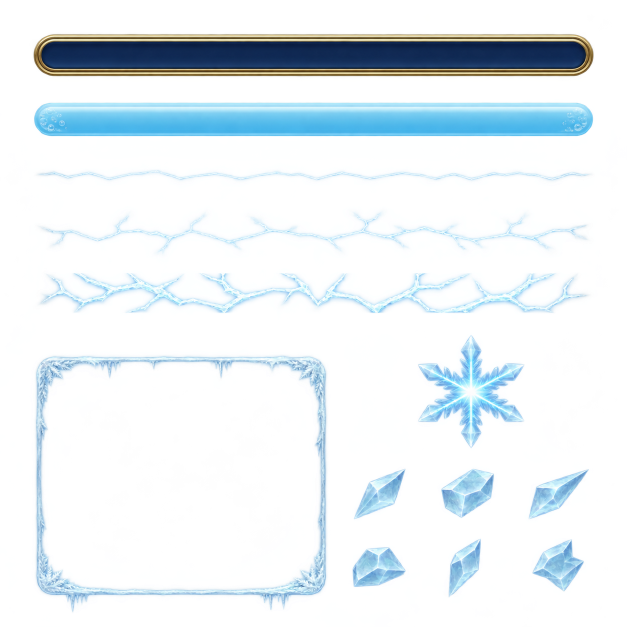
#> input picture docs/art/pm89/buzlu_bar/_kaynak/atlas_A.png, 1254 x 1254 px (shown at 1/2 size); its folder holds only this picture in this run
$ python build_assets.py
#> lines starting #> are read from the running program, lines starting #| are printed output that depends on the picture
#> in export_variant, atlas is the input picture: PIL image 1254x1254 RGBA; mean R, G, B, A 96.3, 127.7, 136.7, 46.2
"""Export built-in image_gen atlases using Pillow; never touch game files.

Run with Python + Pillow. --refresh replaces only this script's generated outputs.
"""
from __future__ import annotations

import argparse
import hashlib
import json
import math
import random
from pathlib import Path

from PIL import Image, ImageDraw, ImageFont, ImageOps

HERE = Path(__file__).resolve().parent
ROOT = HERE.parent
RESAMPLE = Image.Resampling.LANCZOS
REFRESH = argparse.ArgumentParser()
REFRESH.add_argument('--refresh', action='store_true')
ALLOW_REFRESH = REFRESH.parse_args().refresh
NAVY = '#102A43'
CREAM = '#F3E8CE'
GOLD = '#C6AA6A'
SIZES = {'track.png': (600, 84), 'fill.png': (600, 60),
         'crystal.png': (128, 128), 'panel_frost.png': (339, 291)}
SIZES.update({f'shard_{i}.png': (96, 96) for i in range(1, 7)})
SIZES.update({f'crack_{i}.png': (600, 84) for i in range(1, 4)})

# Pixel regions in the original 1254-square generated atlases.
BOXES = {
    'A': {'track': (42, 42, 1215, 174), 'fill': (42, 176, 1215, 293),
          'cracks': [(45, 309, 1210, 398), (45, 400, 1210, 531),
                     (45, 532, 1210, 660)],
          'frost': (35, 692, 682, 1240), 'crystal': (808, 665, 1070, 914),
          'shards': [(682, 923, 837, 1058), (854, 923, 1015, 1058),
                     (1034, 923, 1210, 1058), (682, 1071, 837, 1222),
                     (854, 1071, 1015, 1222), (1034, 1071, 1210, 1222)]},
    'B': {'track': (42, 25, 1215, 172), 'fill': (42, 176, 1215, 290),
          'cracks': [(45, 308, 1210, 398), (45, 400, 1210, 529),
                     (45, 532, 1210, 641)],
          'frost': (30, 687, 665, 1235), 'crystal': (805, 640, 1065, 875),
          'shards': [(680, 876, 814, 1035), (853, 887, 1007, 1035),
                     (1040, 879, 1210, 1035), (675, 1051, 814, 1210),
                     (842, 1051, 1007, 1210), (1040, 1051, 1210, 1210)]},
    'C': {'track': (42, 37, 1215, 169), 'fill': (42, 176, 1215, 290),
          'cracks': [(45, 308, 1210, 398), (45, 400, 1210, 518),
                     (45, 520, 1210, 652)],
          'frost': (35, 675, 681, 1230), 'crystal': (815, 658, 1066, 885),
          'shards': [(680, 891, 817, 1035), (856, 890, 1007, 1035),
                     (1040, 890, 1210, 1035), (675, 1051, 817, 1210),
                     (849, 1051, 1007, 1210), (1040, 1051, 1210, 1210)]},
}


# [5 lines left out: function save, not called in this run]


def clean_alpha(im):
    im = im.convert('RGBA')
    # Generated transparent backgrounds contain harmless alpha=1 fringe noise.
    a = im.getchannel('A').point(lambda v: 0 if v <= 8 else v)
    im.putalpha(a)
    im.paste((0, 0, 0, 0), mask=a.point(lambda v: 255 if v == 0 else 0))
    return im


def extract(atlas, box, size, pad=3, contain=False):
    im = clean_alpha(atlas.crop(box))
    bbox = im.getchannel('A').point(lambda v: 255 if v > 16 else 0).getbbox()
#> bbox = (25, 25, 1146, 111)
    if not bbox:
        raise ValueError(f'Empty source region: {box}')
    # Keep a few pixels of the original antialiased/glowing edge.
    l, t, r, b = bbox
#> l = 25; t = 25; r = 1146; b = 111
    im = im.crop((max(0, l-3), max(0, t-3), min(im.width, r+3), min(im.height, b+3)))
#> im: PIL image 1127x92 RGBA
    target = (size[0] - 2*pad, size[1] - 2*pad)
    im = ImageOps.contain(im, target, RESAMPLE) if contain else im.resize(target, RESAMPLE)
#> im: PIL image 592x76 RGBA
    out = Image.new('RGBA', size)
#> out: PIL image 600x84 RGBA; every value is 0
    out.alpha_composite(im, ((size[0]-im.width)//2, (size[1]-im.height)//2))
    return clean_alpha(out)


def uniform_center(im, cap):
    """Retain image_gen end caps; repeat one source column across the middle."""
#> called with cap = 42
    w, h = im.size
#> w = 600; h = 84
    column = im.crop((w//2, 0, w//2+1, h))
    im.paste(column.resize((w-2*cap, h), Image.Resampling.NEAREST), (cap, 0))
    # Blend only INSIDE the fixed caps so seams meet the uniform middle exactly.
    for j in range(10):
        amount = (j+1)/10
        x = cap-10+j
        im.paste(Image.blend(im.crop((x, 0, x+1, h)), column, amount), (x, 0))
        x = w-cap+9-j
        im.paste(Image.blend(im.crop((x, 0, x+1, h)), column, amount), (x, 0))
#> this loop made 10 passes
    return im


def alpha_scale(im, amount):
    im = im.copy()
    im.putalpha(im.getchannel('A').point(lambda a: round(a*max(0, min(1, amount)))))
    return im


def export_variant(v):
    atlas = Image.open(HERE/f'atlas_{v}.png').convert('RGBA')
    if atlas.size != (1254, 1254):
        raise ValueError('Atlas coordinates require the original 1254px sheet')
    box = BOXES[v]
    art = {}
    art['track'] = uniform_center(extract(atlas, box['track'], (600, 84), 4), 42)
    art['fill'] = uniform_center(extract(atlas, box['fill'], (600, 60), 3), 30)
#> in clean_alpha (call 3), `a = im.getchannel('A').point(lambda v: 0 if v <= 8 else v)`:
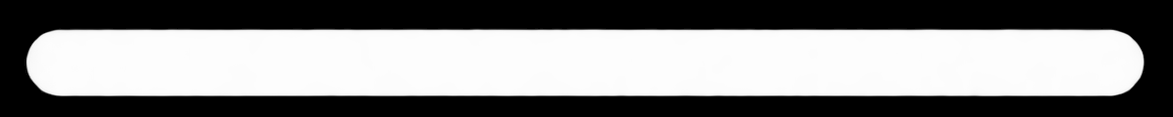
#> a: PIL image 1173x117 L; min 0, max 255, mean 134.1
#> in extract (call 2), `out = Image.new('RGBA', size)`: out: PIL image 600x60 RGBA; every value is 0
#> the loop in uniform_center (call 2), `for j in range(10):` made 10 passes
    if v == 'B':
        art['track'] = alpha_scale(art['track'], .78)
    for name in ('track', 'fill'):
        if name == 'track' and v == 'B':
            continue
        a = art[name].getchannel('A').point(lambda a: 255 if a >= 230 else a)
        art[name].putalpha(a)
    art['crystal'] = extract(atlas, box['crystal'], (128, 128), 6, contain=True)
#> call 3 of extract, with box = (808, 665, 1070, 914), size = (128, 128), pad = 6, contain = True
#> in clean_alpha (call 5), `im = im.convert('RGBA')`:
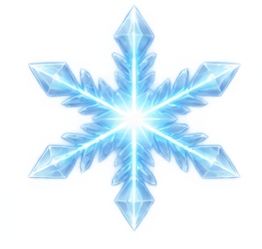
#> im: PIL image 262x249 RGBA; mean R, G, B, A 151.1, 179.6, 194.7, 72; transparent parts drawn white
#> in clean_alpha (call 5), `a = im.getchannel('A').point(lambda v: 0 if v <= 8 else v)`:
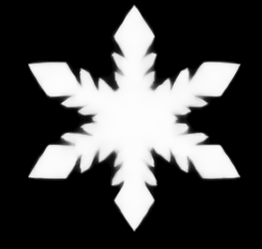
#> a: PIL image 262x249 L; min 0, max 253, mean 71.3
#> in extract (call 3), `bbox = im.getchannel('A').point(lambda v: 255 if v > 16 else 0).getbbo..`: bbox = (28, 4, 241, 232)
#> in extract (call 3), `l, t, r, b = bbox`: l = 28; t = 4; r = 241; b = 232
#> in extract (call 3), `im = ImageOps.contain(im, target, RESAMPLE) if contain else im.resize(..`:
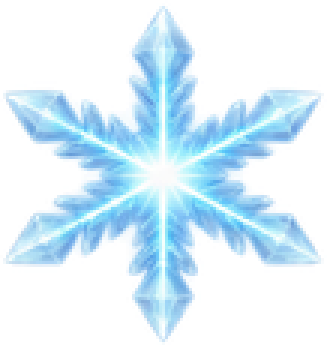
#> im: PIL image 109x116 RGBA (shown 3 times larger); mean R, G, B, A 69.7, 96.3, 111.9, 90.9; transparent parts drawn white
#> in extract (call 3), `out = Image.new('RGBA', size)`: out: PIL image 128x128 RGBA; every value is 0
#> in clean_alpha (call 6), `a = im.getchannel('A').point(lambda v: 0 if v <= 8 else v)`:
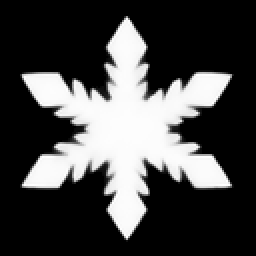
#> a: PIL image 128x128 L (shown 2 times larger); min 0, max 255, mean 70.1
    art['panel_frost'] = extract(atlas, box['frost'], (339, 291), 2)
#> call 4 of extract, with box = (35, 692, 682, 1240), size = (339, 291), pad = 2, contain = False
#> in clean_alpha (call 7), `a = im.getchannel('A').point(lambda v: 0 if v <= 8 else v)`:
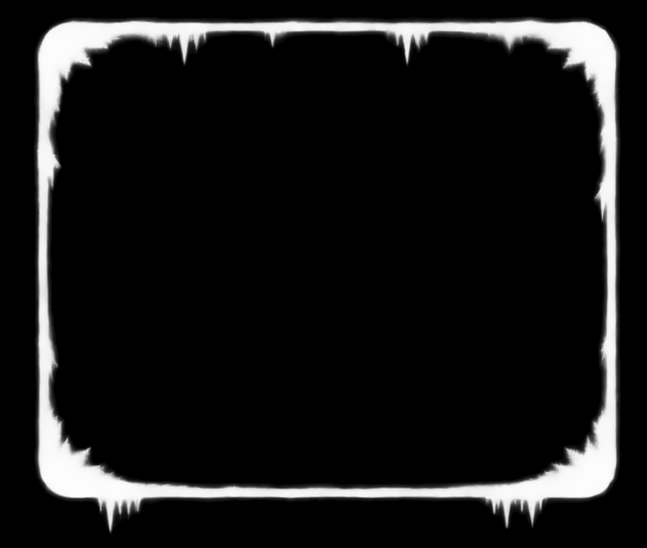
#> a: PIL image 647x548 L; min 0, max 254, mean 23.9
#> in extract (call 4), `bbox = im.getchannel('A').point(lambda v: 255 if v > 16 else 0).getbbo..`: bbox = (34, 17, 620, 534)
#> in extract (call 4), `l, t, r, b = bbox`: l = 34; t = 17; r = 620; b = 534
#> in extract (call 4), `out = Image.new('RGBA', size)`: out: PIL image 339x291 RGBA; every value is 0
#> in extract (call 4), `out.alpha_composite(im, ((size[0]-im.width)//2, (size[1]-im.height)//2))`:
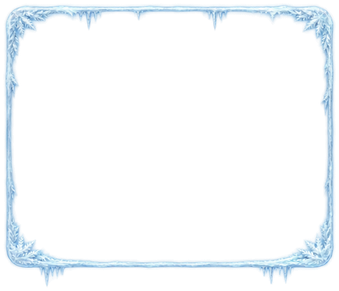
#> out: PIL image 339x291 RGBA; mean R, G, B, A 28.7, 35.2, 39.5, 26.7; transparent parts drawn white
    art['panel_frost'].paste((0, 0, 0, 0), (69, 70, 270, 221))
    if v == 'A':
        art['panel_frost'] = alpha_scale(art['panel_frost'], .82)
    for i, region in enumerate(box['cracks'], 1):
        # Center cracks on the track, leaving a transparent border on every side.
        art[f'crack_{i}'] = extract(atlas, region, (600, 84), 6, contain=True)
#> this loop made 3 passes
#> after the loop, art = 7 items
    for i, region in enumerate(box['shards'], 1):
        im = extract(atlas, region, (96, 96), 8, contain=True)
        pixels = []
        for r, g, b, a in im.get_flattened_data():
            # Keep white rims bright; blue bodies stay visibly translucent.
            scale = .96 if min(r, g, b) > 218 else .76
            pixels.append((r, g, b, round(a*scale)))
        im.putdata(pixels)
        art[f'shard_{i}'] = im
#> this loop made 1 pass
#> (l in extract, t in extract, r in extract, b in extract) on pass 1: (25, 14, 130, 116)
    for name, im in art.items():
        save(im, ROOT/v/f'{name}.png', optimize=True)
    return art


FONT_DIR = Path('C:/Windows/Fonts')


def font(size, bold=False):
    return ImageFont.truetype(str(FONT_DIR/('arialbd.ttf' if bold else 'arial.ttf')), size)


def centered(draw, x, y, text, f, fill):
    bounds = draw.textbbox((0, 0), text, font=f)
    draw.text((x-(bounds[2]-bounds[0])/2, y), text, font=f, fill=fill)


# [186 lines left out: functions resize_slice, make_frame, previews, comparison, qa_montage, validate and 1 more, not called in this run]


if __name__ == '__main__':
#> (the run stopped early here; a loop or call above may not have finished)
